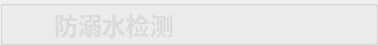
        <widget class="QGroupBox" name="groupBox">
         <property name="minimumSize">
          <size>
           <width>0</width>
           <height>45</height>
          </size>
         </property>
         <property name="maximumSize">
          <size>
           <width>16777215</width>
           <height>45</height>
          </size>
         </property>
         <property name="styleSheet">
          <string notr="true">#groupBox{
background-color: rgba(75, 75, 75, 200);
border: 0px solid #42adff;
border-left: 0px solid rgba(29, 83, 185, 255);
border-right: 0px solid rgba(29, 83, 185, 255);
border-bottom: 1px solid rgba(176, 224, 230,100);
;
border-radius:0px;}</string>
         </property>
         <property name="title">
          <string/>
         </property>
         <layout class="QHBoxLayout" name="horizontalLayout">
          <property name="spacing">
           <number>0</number>
          </property>
          <property name="topMargin">
           <number>0</number>
          </property>
          <property name="bottomMargin">
           <number>0</number>
          </property>
          <item>
           <widget class="QLabel" name="label_7">
            <property name="minimumSize">
             <size>
              <width>40</width>
              <height>40</height>
             </size>
            </property>
            <property name="maximumSize">
             <size>
              <width>40</width>
              <height>40</height>
             </size>
            </property>
            <property name="styleSheet">
             <string notr="true">image: url(:/img/icon/conan.png);</string>
            </property>
            <property name="text">
             <string/>
            </property>
           </widget>
          </item>
          <item>
           <widget class="QLabel" name="label_4">
            <property name="styleSheet">
             <string notr="true">QLabel
{
	font-size: 24px;
	font-family: &quot;Microsoft YaHei&quot;;
	font-weight: bold;
 		border-radius:9px;
		background:rgba(66, 195, 255, 0);
color: rgb(218, 218, 218);
}
</string>
            </property>
            <property name="text">
             <string>防溺水检测</string>
            </property>
           </widget>
          </item>
          <item>
           <spacer name="horizontalSpacer">
            <property name="orientation">
             <enum>Qt::Horizontal</enum>
            </property>
            <property name="sizeHint" stdset="0">
             <size>
              <width>40</width>
              <height>20</height>
             </size>
            </property>
           </spacer>
          </item>
          <item>
           <layout class="QHBoxLayout" name="horizontalLayout_5">
            <property name="spacing">
             <number>0</number>
            </property>
            <item>
             <widget class="QPushButton" name="minButton">
              <property name="minimumSize">
               <size>
                <width>50</width>
                <height>28</height>
               </size>
              </property>
              <property name="maximumSize">
               <size>
                <width>50</width>
                <height>28</height>
               </size>
              </property>
              <property name="styleSheet">
               <string notr="true">QPushButton {
border-style: solid;
border-width: 0px;
border-radius: 0px;
background-color: rgba(135, 206, 235, 0);}
QPushButton::focus{outline: none;}
QPushButton::hover {
border-style: solid;
border-width: 0px;
border-radius: 0px;
background-color: rgba(135, 206, 235, 150);}</string>
              </property>
              <property name="text">
               <string/>
              </property>
              <property name="icon">
               <iconset resource="../apprcc.qrc">
                <normaloff>:/img/icon/最小化.png</normaloff>:/img/icon/最小化.png</iconset>
              </property>
             </widget>
            </item>
            <item>
             <widget class="QPushButton" name="maxButton">
              <property name="minimumSize">
               <size>
                <width>50</width>
                <height>28</height>
               </size>
              </property>
              <property name="maximumSize">
               <size>
                <width>50</width>
                <height>28</height>
               </size>
              </property>
              <property name="styleSheet">
               <string notr="true">QPushButton {
border-style: solid;
border-width: 0px;
border-radius: 0px;
background-color: rgba(135, 206, 235, 0);}
QPushButton::focus{outline: none;}
QPushButton::hover {
border-style: solid;
border-width: 0px;
border-radius: 0px;
background-color: rgba(135, 206, 235, 150);}</string>
              </property>
              <property name="text">
               <string/>
              </property>
              <property name="icon">
               <iconset resource="../apprcc.qrc">
                <normaloff>:/img/icon/正方形.png</normaloff>
                <activeon>:/img/icon/还原.png</activeon>
                <selectedon>:/img/icon/还原.png</selectedon>:/img/icon/正方形.png</iconset>
              </property>
              <property name="checkable">
               <bool>true</bool>
              </property>
             </widget>
            </item>
            <item>
             <widget class="QPushButton" name="closeButton">
              <property name="minimumSize">
               <size>
                <width>50</width>
                <height>28</height>
               </size>
              </property>
              <property name="maximumSize">
               <size>
                <width>50</width>
                <height>28</height>
               </size>
              </property>
              <property name="styleSheet">
               <string notr="true">QPushButton {
border-style: solid;
border-width: 0px;
border-radius: 0px;
background-color: rgba(135, 206, 235, 0);}
QPushButton::focus{outline: none;}
QPushButton::hover {
border-style: solid;
border-width: 0px;
border-radius: 0px;
background-color: rgba(135, 206, 235, 150);}</string>
              </property>
              <property name="text">
               <string/>
              </property>
              <property name="icon">
               <iconset resource="../apprcc.qrc">
                <normaloff>:/img/icon/关闭.png</normaloff>:/img/icon/关闭.png</iconset>
              </property>
             </widget>
            </item>
           </layout>
          </item>
         </layout>
        </widget>
